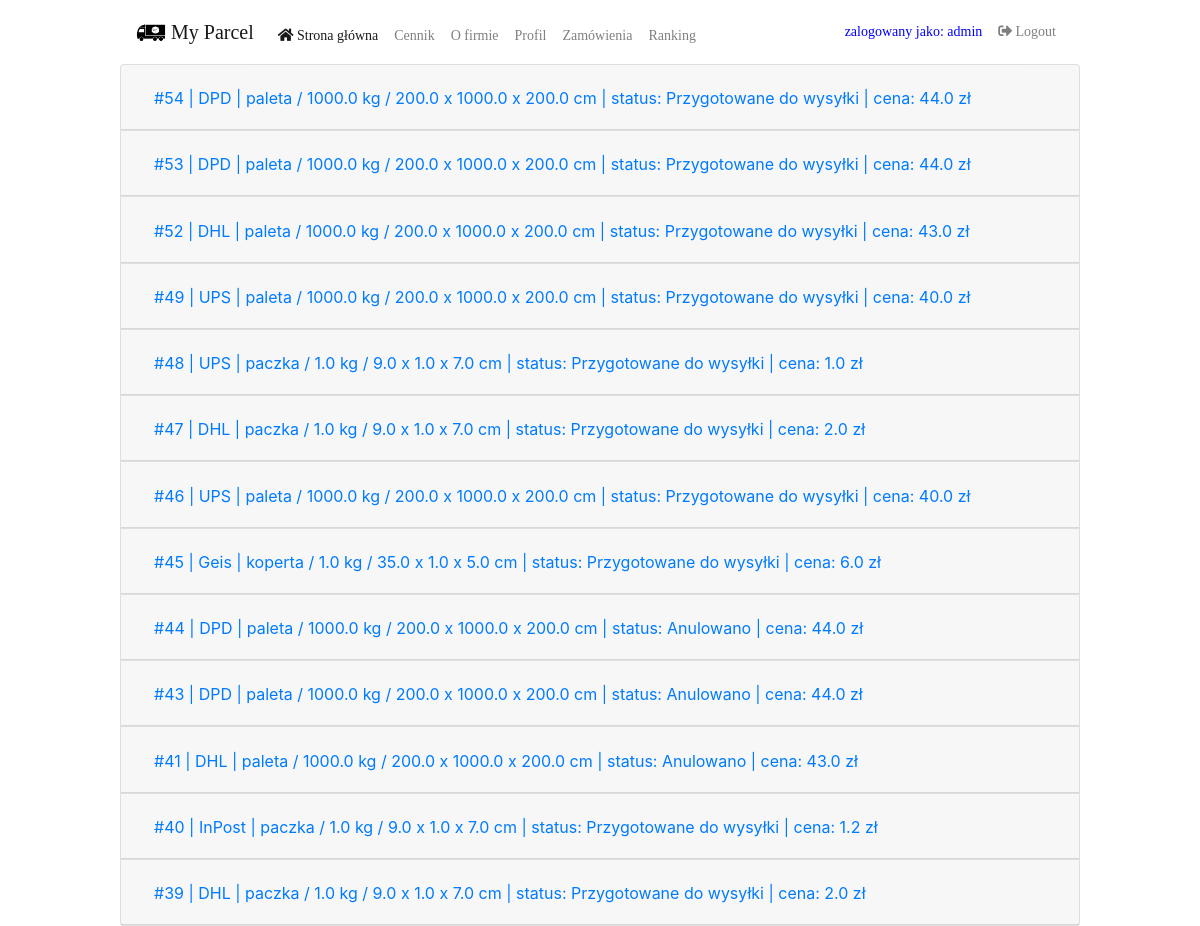
Screenshot of /orders/ (signed in) with the database file from the repository.
### order/models.py (models this page shows)
class Order(models.Model):
    profile = models.ForeignKey(Profile, on_delete=models.PROTECT, null=False)  # profile_id != user_id
    courier = models.ForeignKey(Courier, on_delete=models.CASCADE, null=False)  # courier_id
    parcel = models.OneToOneField(Parcel, on_delete=models.CASCADE, null=False)  # parcel_id
    recipient = models.ForeignKey(RecipientAddress, on_delete=models.CASCADE, null=False)  # recipient_id
    sender = models.ForeignKey(SenderAddress, on_delete=models.CASCADE, null=False)  # sender_id
    status = models.IntegerField(
        default=0,
        choices=PACK_STATUS,
        validators=[MinValueValidator(0), MaxValueValidator(3)],
    )
    price = models.FloatField(validators=[MinValueValidator(0)])
    date = models.DateField(default=datetime.now)
    def __str__(self):
        return "#" + str(self.id) + " | " + str(self.courier) + " | " + str(
            self.parcel) + " | status: " + str(PACK_STATUS[self.status][1]) + " | cena: " + str(self.price) + " zł"

class Courier(models.Model):
    name = models.CharField(max_length=250)
    def __str__(self):
        return self.name

class Parcel(models.Model):
    length = models.FloatField(validators=[MinValueValidator(0)])
    width = models.FloatField(validators=[MinValueValidator(0)])
    height = models.FloatField(validators=[MinValueValidator(0)])
    weight = models.FloatField(validators=[MinValueValidator(0)])
    type = models.CharField(max_length=8)  # enum ???
    content = models.TextField(max_length=3000, blank=True)  # dodac blank
    def __str__(self):
        return self.type + " / " + str(self.weight) + " kg / " + str(self.length) + " x " + str(
            self.weight) + " x " + str(self.height) + " cm "

### order/views.py (the view, shortened to what this page needs)
# urls.py: path('orders/', views.OrdersView.as_view(), name='orders'),
class OrdersView(generic.TemplateView):
    template_name = 'order/user_orders.html'
    def dispatch(self, request, *args, **kwargs):
        if self.request.user.is_authenticated:
            return super(OrdersView, self).dispatch(request, *args, **kwargs)
        return redirect('order:index')
    def get_context_data(self, **kwargs):
        context = super().get_context_data(**kwargs)
        get_profile = Profile.objects.get(user_id=self.request.user.id)
        get_order_list = Order.objects.filter(profile_id=get_profile.id).order_by('-id')
        context['order_list'] = get_order_list
        if self.request.session.get('order_success') is not None:
            context['order_success'] = self.request.session.get('order_success')
            del self.request.session['order_success']
        return context

### order/models.py (called while the page is built)
    def __str__(self):
        show_nip = self.nip
        show_apartment_number = self.apartment_number
        show_company = self.company_name
        if show_nip is None:
            show_nip = ""
        else:
            show_nip = " - nip: " + show_nip
        if show_apartment_number is None:
            show_apartment_number = ""
        else:
            show_apartment_number = "/" + str(show_apartment_number)
        if show_company is None:
            show_company = ""
        return str(self.name) + " " + str(self.surname) + " | " + str(
            self.zip_code) + " " + str(self.city) + " ul. " + str(self.street) + " " + str(
            self.house_number) + str(
            show_apartment_number) + " | tel: " + str(self.telephone_number) + " | " + str(
            self.email_address) + " | " + str(show_company) + str(show_nip)

### order/templates/order/user_orders.html (shortened to what this page needs)
{% extends 'order/base.html' %}
{% block body %}
<div class="row">
    <div class="col-lg-12">
        <div class="accordion" id="accordionOrder">
            {% for order in order_list %}
            <div class="card">
                <div class="card-header" id="heading{{ forloop.counter }}">
                    <h2 class="mb-0">
                        <button class="btn btn-link" type="button" data-toggle="collapse"
                                data-target="#collapse{{ forloop.counter }}"
                                aria-expanded="true" aria-controls="collapse{{ forloop.counter }}">
                            {{ order }}
                        </button>
                    </h2>
                </div>
            </div>
            {% endfor %}
        </div>
    </div>
</div>
{% endblock %}

### order/templates/order/base.html (shortened to what this page needs)
<!DOCTYPE html>
<html lang="pl">
<head>
    {% load staticfiles %}
    <link rel="stylesheet" href="https://stackpath.bootstrapcdn.com/bootstrap/4.1.3/css/bootstrap.min.css"
>
    <link rel="stylesheet" href="https://use.fontawesome.com/releases/v5.5.0/css/all.css"
>
    <link rel="stylesheet" type="text/css" href="{% static 'order/style.css' %}"/>
</head>
<body>
<div class="container">
    <nav class="navbar navbar-expand-lg navbar-light" style="background-color: #ffffff;">
        <a class="navbar-brand" href="{% url 'order:index' %}">
            <img src="{% static 'order/images/logo.png' %}" width="30" height="30" class="d-inline-block align-top"
                 alt="">
            My Parcel</a>
        <div class="collapse navbar-collapse" id="navbarTogglerDemo03">
            <ul class="navbar-nav mr-auto mt-2 mt-lg-2">
                <li class="nav-item active">
                    <a class="nav-link" href="{% url 'order:index' %}"><i class="fas fa-home"></i> Strona główna </a>
                </li>
                <li class="nav-item">
                    <a class="nav-link" href="{% url 'order:pricing' %}">Cennik</a>
                </li>
                <li class="nav-item">
                    <a class="nav-link" href="{% url 'order:about' %}">O firmie</a>
                </li>
                {% if user.is_authenticated %}
                    <li class="nav-item">
                        <a class="nav-link" href="{% url 'order:profile' %}">Profil</a>
                    </li>
                    <li class="nav-item">
                        <a class="nav-link" href="{% url 'order:orders' %}">Zamówienia</a>
                    </li>
                {% endif %}
                <li class="nav-item">
                    <a class="nav-link" href="{% url 'order:ranking' %}">Ranking</a>
                </li>
            </ul>
            <ul class="navbar-nav ml-auto">
                <li class="nav-item">
                    {% if user.is_authenticated %}
                        <a class="nav-link" href="#"> <span
                                style="color: blue">zalogowany jako: {{ user.username }}</span></a>
                    {% endif %}
                </li>
                <li class="nav-item">
                    {% if user.is_authenticated %}
                        <a class="nav-link" href="{% url 'order:logout' %}"><span><i
                                class="fa fa-sign-out-alt"></i></span> Logout</a>
                    {% endif %}
            </ul>
        </div>
    </nav>
    {% block body %}
    {% endblock %}
</div>
</body>
</html>

### order/static/order/style.css (style rules this page uses)
.container { width: 80% !important; padding: 0; }
button { outline: none !important; border: none; background: blue; }
a { font-family: Poppins-Regular; font-size: 14px; line-height: 1.7; color: #666666; margin: 0px; transition: all 0.4s; -webkit-transition: all 0.4s; -o-transition: all 0.4s; -moz-transition: all 0.4s; }
ul, li { margin: 0px; list-style-type: none; }

### rows the page displays
Order: id+courier+parcel "#54 | DPD | paleta / 1000.0 kg / 200.0 x 1000.0 x 200.0 cm | status: Przygotowane do wysyłki | cena: 44.0 zł"
Order: id+courier+parcel "#53 | DPD | paleta / 1000.0 kg / 200.0 x 1000.0 x 200.0 cm | status: Przygotowane do wysyłki | cena: 44.0 zł"
Order: id+courier+parcel "#52 | DHL | paleta / 1000.0 kg / 200.0 x 1000.0 x 200.0 cm | status: Przygotowane do wysyłki | cena: 43.0 zł"
Order: id+courier+parcel "#49 | UPS | paleta / 1000.0 kg / 200.0 x 1000.0 x 200.0 cm | status: Przygotowane do wysyłki | cena: 40.0 zł"
Order: id+courier+parcel "#48 | UPS | paczka / 1.0 kg / 9.0 x 1.0 x 7.0 cm | status: Przygotowane do wysyłki | cena: 1.0 zł"
Order: id+courier+parcel "#47 | DHL | paczka / 1.0 kg / 9.0 x 1.0 x 7.0 cm | status: Przygotowane do wysyłki | cena: 2.0 zł"
Order: id+courier+parcel "#46 | UPS | paleta / 1000.0 kg / 200.0 x 1000.0 x 200.0 cm | status: Przygotowane do wysyłki | cena: 40.0 zł"
Order: id+courier+parcel "#45 | Geis | koperta / 1.0 kg / 35.0 x 1.0 x 5.0 cm | status: Przygotowane do wysyłki | cena: 6.0 zł"
Order: id+courier+parcel "#44 | DPD | paleta / 1000.0 kg / 200.0 x 1000.0 x 200.0 cm | status: Anulowano | cena: 44.0 zł"
Order: id+courier+parcel "#43 | DPD | paleta / 1000.0 kg / 200.0 x 1000.0 x 200.0 cm | status: Anulowano | cena: 44.0 zł"
Order: id+courier+parcel "#41 | DHL | paleta / 1000.0 kg / 200.0 x 1000.0 x 200.0 cm | status: Anulowano | cena: 43.0 zł"
Order: id+courier+parcel "#40 | InPost | paczka / 1.0 kg / 9.0 x 1.0 x 7.0 cm | status: Przygotowane do wysyłki | cena: 1.2 zł"
Order: id+courier+parcel "#39 | DHL | paczka / 1.0 kg / 9.0 x 1.0 x 7.0 cm | status: Przygotowane do wysyłki | cena: 2.0 zł"

### other values shown
{{ user.username }} "admin"
